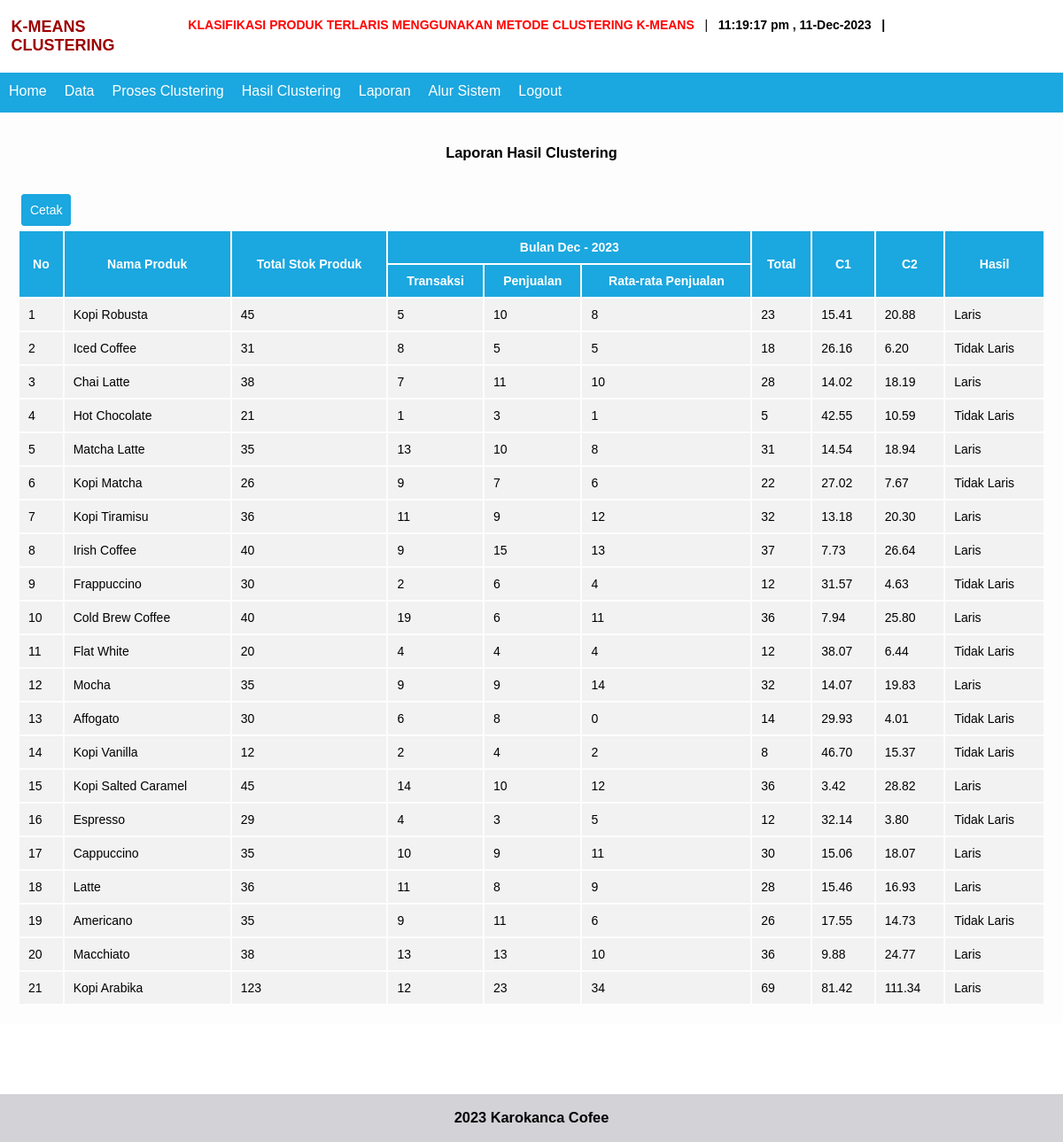
Screenshot of /index.php?module=laporan (signed in) with the database file from the repository.
### tables this page shows
CREATE TABLE `data` (
  `id` int(11) NOT NULL,
  `nmb` varchar(25) NOT NULL,
  `stok` int(2) NOT NULL,
  `jan` int(2) NOT NULL,
  `feb` int(2) NOT NULL,
  `mar` int(2) NOT NULL
);

### laporan.php (the view, shortened to what this page needs)
<div class="span12">
          <div class="widget widget-nopad">
<?php
switch($_GET['act']){
default:
?>
<div class="widget-header"> <i class="icon-list-alt"></i>
              <h3 align="center">Laporan Hasil Clustering</h3>
            </div>
            <div class="widget-content">
              <?php
				 $sql_edit = mysql_query("SELECT * FROM hasil WHERE id_hasil='1'");
$row =  mysql_fetch_array($sql_edit);
				$px1=$row['c1'];
				$py1=$row['c2'];
				$px2=$row['c1y'];
				$py2=$row['c2y'];
				$q=mysql_query("select * from data order by id asc");
				while($r=mysql_fetch_array($q)){
				$sub=$r['jan']+$r['feb']+$r['mar'];
				$c1=sqrt((pow(($r['stok']-$px1),2))+(pow(($sub-$py1),2)));
				$c2=sqrt((pow(($r['stok']-$px2),2))+(pow(($sub-$py2),2)));
				$min=min($c1,$c2);
				if($c1==$min){
					$ketmin="C1";
				}elseif($c2==$min){
					$ketmin="C2";
				}
				}
				$px1=47.64;
				$py1=38.18;
				$px2=26;
				$py2=14.3333;
				?>
			<div class="widget big-stats-container">
				<br/>
				<p>
				&nbsp;<a href="cetak.php" class="btn btn-more" target="_blank">Cetak</a>
				</p>
				<div class="shortcuts">
				<table class="table table-striped table-bordered table-hover">
				<thead>
                    <tr>
						<th rowspan=2>No</th>
                        <th rowspan=2>Nama Produk</th>
                        <th rowspan=2>Total Stok Produk</th>
                        <th colspan=3><center>Bulan <?php echo date('M - Y') ?></center></th>
                        <th rowspan=2>Total</th>
                        <th rowspan=2>C1</th>
                        <th rowspan=2>C2</th>
                        <th rowspan=2>Hasil</th>
                    </tr>
					<tr>
						<th>Transaksi</th>
						<th>Penjualan</th>
						<th>Rata-rata Penjualan</th>
					</tr>
                </thead>
				<tbody>
				<?php
				$no=1;
				$q=mysql_query("select * from data order by id asc");
				while($r=mysql_fetch_array($q)){
				$sub=$r['jan']+$r['feb']+$r['mar'];
				echo"
				<tr>
					<td>$no</td>
					<td>$r[nmb]</td>
					<td>$r[stok]</td>
					<td>$r[jan]</td>
					<td>$r[feb]</td>
					<td>$r[mar]</td>
					<td>$sub</td>";
				$c1=sqrt((pow(($r['stok']-$px1),2))+(pow(($sub-$py1),2)));
				$c2=sqrt((pow(($r['stok']-$px2),2))+(pow(($sub-$py2),2)));
				$min=min($c1,$c2);
				if($min==$c1){
					$ketmin="Laris";
				}else{
					$ketmin="Tidak Laris";
				}
				echo"<td>".number_format($c1,2)."</td>
					<td>".number_format($c2,2)."</td>
					<td>$ketmin</td>
				</tr>
				";
				$no++;
				}
				?>
				</tbody>
			</table>
				</div>
              </div>
            </div>
<?php
break;
?>
<?php
}
?>
          </div>
        </div>

### style.css (style rules this page uses)
body { font-family:"Arial"; font-size:14px; padding-left:0px; padding-right:0px; width:100%; padding-top:0px; margin:0px; }
table { width:100%; }
th { text-align:center; padding:10px; background-color:#1ba7df; color:#FFFFFF; font-family:Arial; font-size:14px; }
td { padding:10px; background-color:#F2F2F2; font-size:14px; }
a { color:#1ba7df; text-decoration:none; }
.btn { font-family:Arial; font-size:14px; padding:9px 9px; text-align:center; cursor:pointer; border:1px solid transparent; border-radius:4px; width:auto; }
.btn-more { color:#FFFFFF; background-color:#1ba7df; border-color:#1ba7df; }

### rows the page displays
data: nmb "Kopi Robusta", stok "45", jan "5", feb "10", mar "8", sub "23", c1 "15.41", c2 "20.88", ketmin "Laris"
data: nmb "Iced Coffee", stok "31", jan "8", feb "5", mar "5", sub "18", c1 "26.16", c2 "6.20", ketmin "Tidak Laris"
data: nmb "Chai Latte", stok "38", jan "7", feb "11", mar "10", sub "28", c1 "14.02", c2 "18.19", ketmin "Laris"
data: nmb "Hot Chocolate", stok "21", jan "1", feb "3", mar "1", sub "5", c1 "42.55", c2 "10.59", ketmin "Tidak Laris"
data: nmb "Matcha Latte", stok "35", jan "13", feb "10", mar "8", sub "31", c1 "14.54", c2 "18.94", ketmin "Laris"
data: nmb "Kopi Matcha", stok "26", jan "9", feb "7", mar "6", sub "22", c1 "27.02", c2 "7.67", ketmin "Tidak Laris"
data: nmb "Kopi Tiramisu", stok "36", jan "11", feb "9", mar "12", sub "32", c1 "13.18", c2 "20.30", ketmin "Laris"
data: nmb "Irish Coffee", stok "40", jan "9", feb "15", mar "13", sub "37", c1 "7.73", c2 "26.64", ketmin "Laris"
data: nmb "Frappuccino", stok "30", jan "2", feb "6", mar "4", sub "12", c1 "31.57", c2 "4.63", ketmin "Tidak Laris"
data: nmb "Cold Brew Coffee", stok "40", jan "19", feb "6", mar "11", sub "36", c1 "7.94", c2 "25.80", ketmin "Laris"
data: nmb "Flat White", stok "20", jan "4", feb "4", mar "4", sub "12", c1 "38.07", c2 "6.44", ketmin "Tidak Laris"
data: nmb "Mocha", stok "35", jan "9", feb "9", mar "14", sub "32", c1 "14.07", c2 "19.83", ketmin "Laris"
data: nmb "Affogato", stok "30", jan "6", feb "8", mar "0", sub "14", c1 "29.93", c2 "4.01", ketmin "Tidak Laris"
data: nmb "Kopi Vanilla", stok "12", jan "2", feb "4", mar "2", sub "8", c1 "46.70", c2 "15.37", ketmin "Tidak Laris"
data: nmb "Kopi Salted Caramel", stok "45", jan "14", feb "10", mar "12", sub "36", c1 "3.42", c2 "28.82", ketmin "Laris"
data: nmb "Espresso", stok "29", jan "4", feb "3", mar "5", sub "12", c1 "32.14", c2 "3.80", ketmin "Tidak Laris"
data: nmb "Cappuccino", stok "35", jan "10", feb "9", mar "11", sub "30", c1 "15.06", c2 "18.07", ketmin "Laris"
data: nmb "Latte", stok "36", jan "11", feb "8", mar "9", sub "28", c1 "15.46", c2 "16.93", ketmin "Laris"
data: nmb "Americano", stok "35", jan "9", feb "11", mar "6", sub "26", c1 "17.55", c2 "14.73", ketmin "Tidak Laris"
data: nmb "Macchiato", stok "38", jan "13", feb "13", mar "10", sub "36", c1 "9.88", c2 "24.77", ketmin "Laris"
data: nmb "Kopi Arabika", stok "123", jan "12", feb "23", mar "34", sub "69", c1 "81.42", c2 "111.34", ketmin "Laris"
